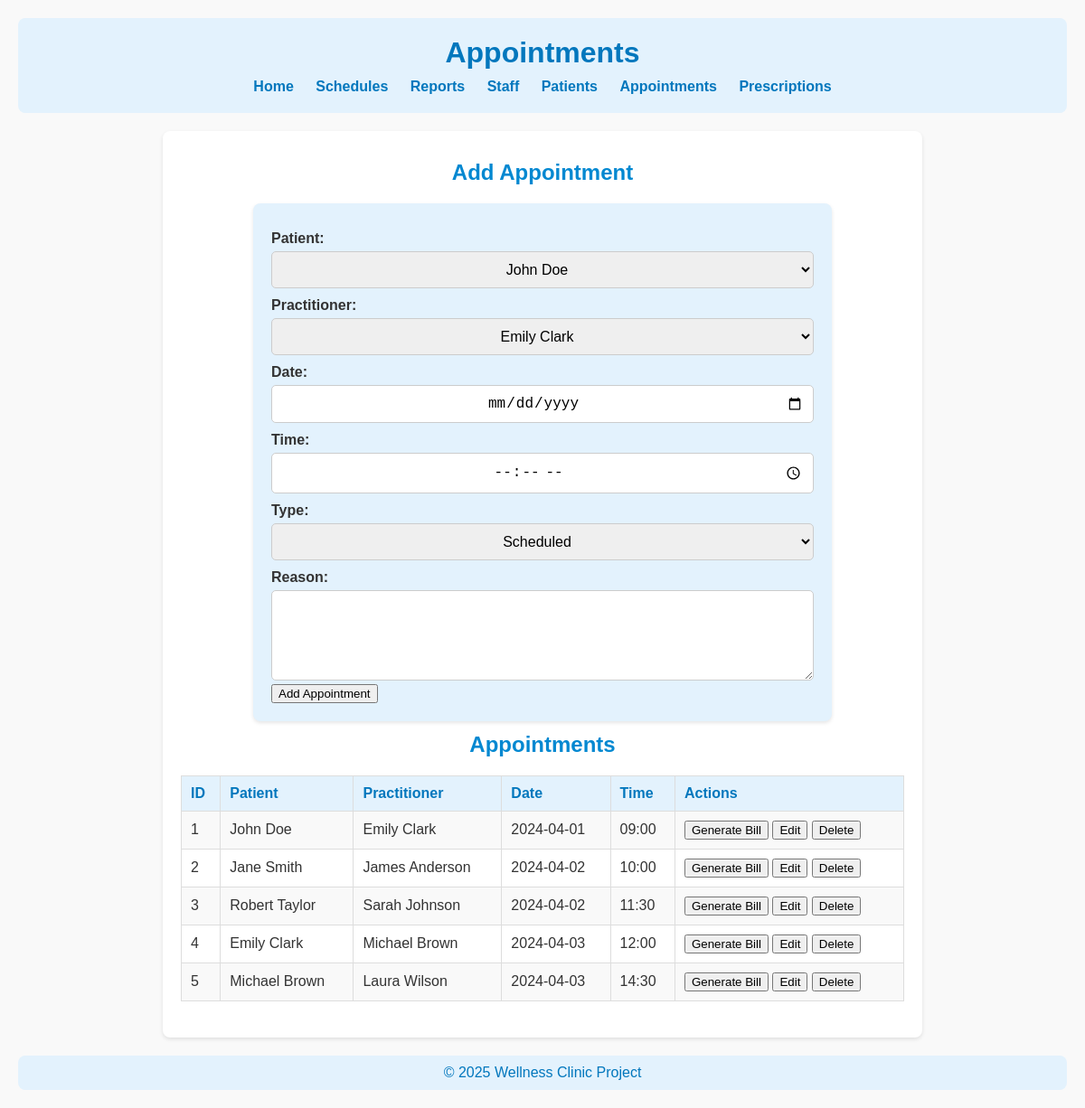
Page /views/appointments.php on the committed database.
### tables this page shows
CREATE TABLE appointments (
    appointment_id INTEGER PRIMARY KEY AUTOINCREMENT,
    patient_id INTEGER NOT NULL,
    practitioner_id INTEGER NOT NULL,
    appointment_date TEXT NOT NULL,
    appointment_time TEXT NOT NULL,
    appointment_type TEXT CHECK (appointment_type IN ('Scheduled', 'Walk-In')) NOT NULL,
    reason TEXT,
    status TEXT CHECK (status IN ('Pending', 'Completed', 'Cancelled')) DEFAULT 'Pending',
    FOREIGN KEY (patient_id) REFERENCES patients(patient_id) ON DELETE CASCADE,
    FOREIGN KEY (practitioner_id) REFERENCES practitioners(practitioner_id) ON DELETE CASCADE
);

### includes/db-classes.inc.php (called while the page is built, shortened)
<?php
class DatabaseHelper
{
    public static function runQuery($connection, $sql, $parameters = null)
    {
        try {
            $statement = null;
            if ($parameters !== null) {
                $statement = $connection->prepare($sql);
                $executedOk = $statement->execute($parameters);
            } else {
                $statement = $connection->query($sql);
            }
            return $statement;
        } catch (PDOException $e) {
            error_log("Database Error: " . $e->getMessage());
            return null;
        }
    }
}
class StaffDB
{
    private $pdo;
    private static $baseSQL = "SELECT * FROM staff";
    public function __construct($connection)
    {
        $this->pdo = $connection;
    }
    public function getPractitioners()
    {
        $sql = self::$baseSQL . " WHERE department = ?";
        $statement = DatabaseHelper::runQuery($this->pdo, $sql, ['Practitioner']);
        return $statement->fetchAll();
    }
}
class PatientDB
{
    private $pdo;
    private static $baseSQL =
    "SELECT *
                FROM patients";
    public function __construct($connection)
    {
        $this->pdo = $connection;
    }
    public function getAll()
    {
        $sql = self::$baseSQL;
        $statement = DatabaseHelper::runQuery($this->pdo, $sql, null);
        return $statement->fetchAll();
    }
}
class AppointmentDB
{
    private $pdo;
    public function __construct($connection)
    {
        $this->pdo = $connection;
    }
    public function getAll()
    {
        $sql = "SELECT * FROM appointment_view";
        $statement = DatabaseHelper::runQuery($this->pdo, $sql, null);
        return $statement->fetchAll();
    }
}

### views/appointments.php (the view, shortened to what this page needs)
<?php
require_once "../includes/db-classes.inc.php";
$conn = DatabaseHelper::createConnection(DBCONNSTRING);
$appointmentDB = new AppointmentDB($conn);
$patientDB = new PatientDB($conn);
$staffDB = new StaffDB($conn);
$appointments = $appointmentDB->getAll();
$patients = $patientDB->getAll();
$practitioners = $staffDB->getPractitioners();
function generateAppointmentForm($patients, $practitioners)
{
    $output = "<section><h2>Add Appointment</h2>
    <form method='POST' class='add-appointment'>
        <label>Patient:</label>
        <select name='patient_id' required>";
    foreach ($patients as $patient) {
        $output .= "<option value='{$patient['patient_id']}'>{$patient['first_name']} {$patient['last_name']}</option>";
    }
    $output .= "</select>
        <label>Practitioner:</label>
        <select name='practitioner_id' required>";
    foreach ($practitioners as $practitioner) {
        $output .= "<option value='{$practitioner['staff_id']}'>{$practitioner['first_name']} {$practitioner['last_name']}</option>";
    }
    $output .= "</select>
        <label>Date:</label>
        <input type='date' name='appointment_date' required>
        <label>Time:</label>
        <input type='time' name='appointment_time' required>
        <label>Type:</label>
            <select name='appointment_type' required>
                <option value='Scheduled'>Scheduled</option>
                <option value='Walk-In'>Walk-In</option>
            </select>
        <label>Reason:</label>
            <textarea name='reason'></textarea>
        <button type='submit' name='add_appointment'>Add Appointment</button>
    </form></section>";
    return $output;
}
function generateAppointmentsTable($appointments, $patients, $practitioners)
{
    $output = "<section><h2>Appointments</h2>
    <table border='1'>
        <tr>
            <th>ID</th>
            <th>Patient</th>
            <th>Practitioner</th>
            <th>Date</th>
            <th>Time</th>
            <th>Actions</th>
        </tr>";
    foreach ($appointments as $appointment) {
        $appointmentId = $appointment['appointment_id'];
        $practitionerId = $appointment['practitioner_id'];
        $output .= "<tr>
            <td>{$appointmentId}</td>
            <td>{$appointment['patient_name']}</td>
            <td>{$appointment['practitioner_name']}</td>
            <td>{$appointment['appointment_date']}</td>
            <td>{$appointment['appointment_time']}</td>
            <td>
                <button onclick=\"openModal('billModal{$appointmentId}')\">Generate Bill</button>
                <button onclick=\"openModal('editModal{$appointmentId}')\">Edit</button>
                <form method='POST' style='display:inline;'>
                    <input type='hidden' name='appointment_id' value='{$appointmentId}'>
                    <button type='submit' name='delete_appointment' class='delete'>Delete</button>
                </form>
            </td>
        </tr>";
        $output .= generateBillingModal($appointmentId, $practitionerId);
        $output .= generateEditModal($appointment, $patients, $practitioners);
    }
    $output .= "</table></section>";
    return $output;
}
function generateEditModal($appointment, $patients, $practitioners)
{
    $appointmentId = $appointment['appointment_id'];
    $patientId = $appointment['patient_id'];
    $practitionerId = $appointment['practitioner_id'];
    $date = $appointment['appointment_date'];
    $time = $appointment['appointment_time'];
    $appointmentType = $appointment['appointment_type'];
    $reason = htmlspecialchars($appointment['reason'] ?? '');
    $status = $appointment['status'] ?? 'Pending';
    $patientOptions = "";
    foreach ($patients as $patient) {
        $selected = ($patient['patient_id'] == $patientId) ? "selected" : "";
        $patientOptions .= "<option value='{$patient['patient_id']}' {$selected}>{$patient['first_name']} {$patient['last_name']}</option>";
    }
    $practitionerOptions = "";
    foreach ($practitioners as $practitioner) {
        $selected = ($practitioner['staff_id'] == $practitionerId) ? "selected" : "";
        $practitionerOptions .= "<option value='{$practitioner['staff_id']}' {$selected}>{$practitioner['first_name']} {$practitioner['last_name']}</option>";
    }
    $typeOptions = "";
    $types = ['Scheduled', 'Walk-In'];
    foreach ($types as $type) {
        $selected = ($type === $appointmentType) ? "selected" : "";
        $typeOptions .= "<option value='{$type}' {$selected}>{$type}</option>";
    }
    $statusOptions = "";
    $statuses = ['Pending', 'Completed', 'Cancelled'];
    foreach ($statuses as $statusOption) {
        $selected = ($statusOption === $status) ? "selected" : "";
        $statusOptions .= "<option value='{$statusOption}' {$selected}>{$statusOption}</option>";
    }
    return <<<HTML
    <div id="editModal{$appointmentId}" class="modal">
        <div class="modal-content">
            <span onclick="closeModal('editModal{$appointmentId}')" class="close">&times;</span>
            <h2>Edit Appointment</h2>
            <form method="POST">
                <input type="hidden" name="appointment_id" value="{$appointmentId}">
                <div class="form-group">
                    <label>Patient:</label>
                    <select name="patient_id" required>{$patientOptions}</select>
                </div>
                <div class="form-group">
                    <label>Practitioner:</label>
                    <select name="practitioner_id" required>{$practitionerOptions}</select>
                </div>
                <div class="form-group">
                    <label>Date:</label>
                    <input type="date" name="appointment_date" value="{$date}" required>
                </div>
                <div class="form-group">
                    <label>Time:</label>
                    <input type="time" name="appointment_time" value="{$time}" required>
                </div>
                <div class="form-group">
                    <label>Appointment Type:</label>
                    <select name="appointment_type" required>{$typeOptions}</select>
                </div>
                <div class="form-group">
                    <label>Reason:</label>
                    <textarea name="reason">{$reason}</textarea>
                </div>
                <div class="form-group">
                    <label>Status:</label>
                    <select name="status" required>{$statusOptions}</select>
                </div>
                <div class="button-group">
                    <button type="submit" name="update_appointment">Update Appointment</button>
                </div>
            </form>
        </div>
    </div>
HTML;
}
function generateBillingModal($appointmentId, $practitionerId)
{
    return <<<HTML
    <div id="billModal{$appointmentId}" class="modal">
        <div class="modal-content">
            <span onclick="closeModal('billModal{$appointmentId}')" class="close">&times;</span>
            <h2>Generate Bill</h2>
            <form method="POST">
                <input type="hidden" name="appointment_id" value="{$appointmentId}">
                <input type="hidden" name="practitioner_id" value="{$practitionerId}">
                <div class="form-group">
                    <label>Total Fee:</label>
                    <input type="number" name="total_fee" step="0.01" required>
                </div>
                <div class="form-group">
                    <label>Insurance Paid:</label>
                    <input type="number" name="insurance_paid" step="0.01" value="0.00" required>
                </div>
                <div class="form-group">
                    <label>Patient Due:</label>
                    <input type="number" name="patient_due" step="0.01" required>
                </div>
                <div class="form-group">
                    <label>Payment Method:</label>
                    <select name="payment_method" required>
                        <option value="Out-of-Pocket">Out-of-Pocket</option>
                        <option value="Insurance">Insurance</option>
                        <option value="Government">Government</option>
                    </select>
                </div>
                <div class="button-group">
                    <button type="submit" name="generate_bill">Generate Bill</button>
                </div>
            </form>
        </div>
    </div>
HTML;
}
?>
<!DOCTYPE html>
<html lang="en">
<head>
    <link rel="stylesheet" href="../css/styles.css">
</head>
<body>
    <header>
        <h1>Appointments</h1>
        <nav>
            <ul>
                <li><a href="<?php echo BASE_URL; ?>/index.php">Home</a></li>
                <li><a href="<?php echo BASE_URL; ?>/views/schedule.php">Schedules</a></li>
                <li><a href="<?php echo BASE_URL; ?>/views/reports.php">Reports</a></li>
                <li><a href="<?php echo BASE_URL; ?>/views/staff.php">Staff</a></li>
                <li><a href="<?php echo BASE_URL; ?>/views/patients.php">Patients</a></li>
                <li><a href="<?php echo BASE_URL; ?>/views/appointments.php">Appointments</a></li>
                <li><a href="<?php echo BASE_URL; ?>/views/prescription.php">Prescriptions</a></li>
            </ul>
        </nav>
    </header>
    <main>
        <?= generateAppointmentForm($patients, $practitioners); ?>
        <?= generateAppointmentsTable($appointments, $patients, $practitioners); ?>
    </main>
    <footer>
        <p>&copy; <?php echo date("Y"); ?> Wellness Clinic Project</p>
    </footer>
</body>
</html>

### css/styles.css (style rules this page uses)
body, h1, h3, p, ul, li, table { margin: 0; padding: 0; box-sizing: border-box; }
h2 { margin: 0; padding: 0; box-sizing: border-box; margin-top: 0.5em; }
body { font-family: Arial, sans-serif; background-color: #f9f9f9; color: #333; text-align: center; padding: 20px; }
header { background-color: #e3f2fd; padding: 20px; margin-bottom: 20px; border-radius: 8px; }
header h1 { color: #0277bd; font-size: 2rem; margin-bottom: 10px; }
header nav ul { list-style: none; padding: 0; }
header nav ul li { display: inline; margin: 0 10px; }
header nav ul li a { text-decoration: none; color: #0277bd; font-weight: bold; }
main { background-color: #ffffff; padding: 20px; border-radius: 8px; box-shadow: 0 2px 4px rgba(0, 0, 0, 0.1); max-width: 800px; margin: 0 auto; }
main h2 { color: #0288d1; margin-bottom: 20px; }
main table { width: 100%; border-collapse: collapse; margin: 20px 0; }
main table th, main table td { border: 1px solid #ddd; padding: 10px; text-align: left; }
main table th { background-color: #e3f2fd; color: #0277bd; }
main table tr:nth-child(even) { background-color: #f9f9f9; }
footer { margin-top: 20px; padding: 10px; background-color: #e3f2fd; border-radius: 8px; color: #0277bd; }

### views/appointments.php (style rules this page uses)
.modal-content .form-group input, .modal-content .form-group select, .modal-content .form-group textarea, form.add-appointment input, form.add-appointment select, form.add-appointment textarea { width: 100%; padding: 10px; border: 1px solid #ccc; border-radius: 5px; font-size: 1rem; box-sizing: border-box; text-align: center; }
form label { font-weight: bold; margin-top: 10px; display: block; color: #333; }
form input, form select, form textarea { width: 100%; padding: 10px; margin-top: 5px; border: 1px solid #ccc; border-radius: 5px; font-size: 1rem; box-sizing: border-box; }
form textarea { resize: vertical; height: 100px; }
form.add-appointment { background-color: #e3f2fd; padding: 20px; border-radius: 8px; margin-bottom: 20px; box-shadow: 0 2px 4px rgba(0, 0, 0, 0.1); max-width: 600px; margin: 0 auto; text-align: left; }
form.add-appointment label { font-weight: bold; margin-top: 10px; display: block; color: #333; }
form.add-appointment input, form.add-appointment select, form.add-appointment textarea { width: 100%; padding: 10px; margin-top: 5px; border: 1px solid #ccc; border-radius: 5px; font-size: 1rem; box-sizing: border-box; }
form.add-appointment textarea { resize: vertical; height: 100px; }

### rows in the picture
appointments: appointment_id "1", patient_name "John Doe", practitioner_name "Emily Clark", appointment_date "2024-04-01", appointment_time "09:00"
appointments: appointment_id "2", patient_name "Jane Smith", practitioner_name "James Anderson", appointment_date "2024-04-02", appointment_time "10:00"
appointments: appointment_id "3", patient_name "Robert Taylor", practitioner_name "Sarah Johnson", appointment_date "2024-04-02", appointment_time "11:30"
appointments: appointment_id "4", patient_name "Emily Clark", practitioner_name "Michael Brown", appointment_date "2024-04-03", appointment_time "12:00"
appointments: appointment_id "5", patient_name "Michael Brown", practitioner_name "Laura Wilson", appointment_date "2024-04-03", appointment_time "14:30"

### other values in the picture
form field patient_id "John Doe"
form field practitioner_id "Emily Clark"
